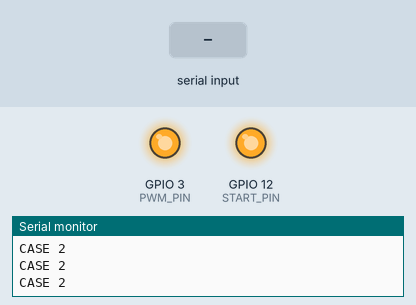
Bench run of a sketch on a simulated ESP8266 (NodeMCU). Parts: output pins drawn as LEDs (lit = HIGH), the last lines printed to the serial monitor. The test bench sets the inputs (shaded band).

Above: at 2.8 s.
2.9 s: "0" received over Serial
At 4.2 s:
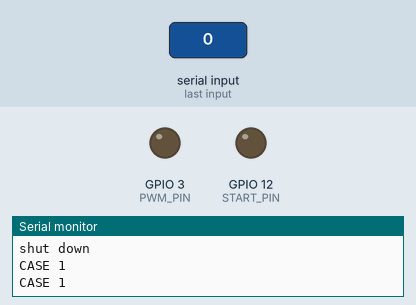
4.5 s: "1" received over Serial
At 5.9 s:
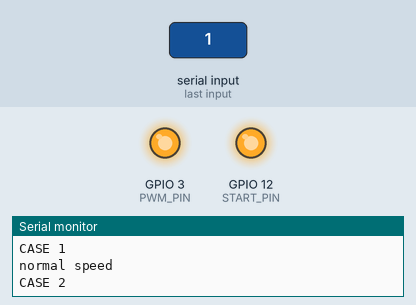
Timing chart, 0 to 7.5 s (numbered marks = the images above; inputs shaded):
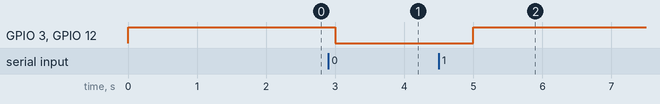

Measured:
- after the input at 2.9 s, GPIO 3 (PWM_PIN), GPIO 12 (START_PIN): HIGH → LOW after 0.10 s
- after the input at 4.5 s, GPIO 3 (PWM_PIN), GPIO 12 (START_PIN): LOW → HIGH after 0.50 s

The sketch:

LiDAR.ino
```cpp
// LD19 PWM_FREQ MIN:20kHz TYP:30kHz 50kHz
// PWM 0% 40% 100% 40%=10HZ
// LD19: 230400
// STL27L:921600  40%PWM=10HZ

// 0: stop      - PWM: -
// 1: normal    - PWM: 40%
// 2: slow      - PWM: 10%
// 3: fast      - PWM:100%
int modeSelect = 1;

bool wireInput12 = true;

#define SWITCH_PIN 0
// #define LD19_PIN   13
// #define LD14_PIN   14

#define START_PIN  12
#define PWM_PIN  3

#define SLOW_PWM    100
#define NORMAL_PWM  409
#define FAST_PWM    1023


void setup() {
  pinMode(SWITCH_PIN,INPUT);

  pinMode(START_PIN,OUTPUT); // ctrl the power switch.
  pinMode(PWM_PIN,OUTPUT);   // ctrl the PWM.

  digitalWrite(START_PIN, HIGH);

  Serial.begin(921600);

  analogWriteFreq(30000);
  analogWriteRange(1023);

  analogWrite(PWM_PIN, 409);
}


void switchCheck(){
  if(digitalRead(SWITCH_PIN) == LOW){
    digitalWrite(START_PIN, LOW);
    wireInput12 = false;
  }
  else{
    digitalWrite(START_PIN, HIGH);
    wireInput12 = true;
  }
}


void loop() {
  // switchCheck();

  if (Serial.available() > 0) {
    char state = Serial.read();
    if (state == '0') {
      modeSelect = 0;
      Serial.println("shut down");
    }
    else if (state == '1') {
      modeSelect = 1;
      Serial.println("normal speed");
    }
    else if (state == '2') {
      modeSelect = 2;
      Serial.println("slow speed");
    }
    else if (state == '3') {
      modeSelect = 3;
      Serial.println("fast speed");
    }
  }

  if(wireInput12 == false || modeSelect == 0){
    digitalWrite(START_PIN, LOW);
    digitalWrite(PWM_PIN, LOW);
    Serial.println("CASE 1");
  }
  else if(wireInput12 == true && modeSelect == 1){
    digitalWrite(START_PIN, HIGH);
    digitalWrite(PWM_PIN, NORMAL_PWM);
    Serial.println("CASE 2");
  }
  else if(wireInput12 == true && modeSelect == 2){
    digitalWrite(START_PIN, HIGH);
    digitalWrite(PWM_PIN, SLOW_PWM);
    Serial.println("CASE 3");
  }
  else if(wireInput12 == true && modeSelect == 3){
    digitalWrite(START_PIN, HIGH);
    digitalWrite(PWM_PIN, FAST_PWM);
    Serial.println("CASE 4");
  }

  delay(1000);

  // --- --- ---

  // put your main code here, to run repeatedly:
  // if(WIRE_CTRL == 1){
  //   switchCheck();
  // }

  // speedCheck();

  // if (Serial.available() > 0) {
  //   char state = Serial.read();
  //   if (state == '1') {
  //     digitalWrite(START_PIN, HIGH);
  //     WIRE_CTRL = 0;
  //   }
  //   else if (state == '0') {
  //     digitalWrite(START_PIN, LOW);
  //     WIRE_CTRL = 0;
  //   }
  //   else if (state == '2') {
  //     WIRE_CTRL = 1;
  //   }
  // }
}
```
